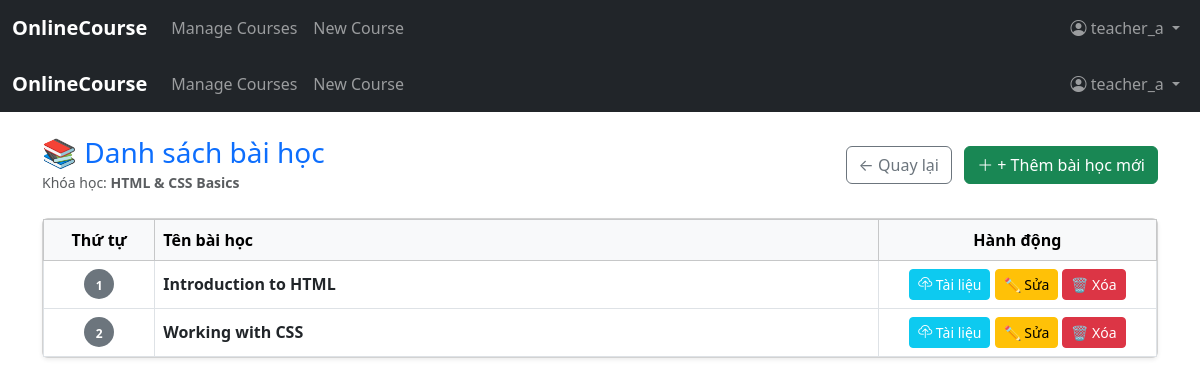
Screenshot of /lesson?course_id=1 (signed in) with the database file from the repository.
### tables this page shows
CREATE TABLE courses (
    id INT PRIMARY KEY AUTO_INCREMENT,
    title VARCHAR(255),
    description TEXT,
    instructor_id INT,             
    category_id INT,               
    price DECIMAL(10,2),
    duration_weeks INT,
    level VARCHAR(50),
    image VARCHAR(255),
    created_at DATETIME DEFAULT CURRENT_TIMESTAMP,
    updated_at DATETIME ON UPDATE CURRENT_TIMESTAMP,
    status TINYINT(1) NOT NULL DEFAULT 0 COMMENT '1: Draft, 2: Published, 3: Pending, 4: Rejected',

    FOREIGN KEY (instructor_id) REFERENCES users(id),
    FOREIGN KEY (category_id) REFERENCES categories(id)
);

CREATE TABLE lessons (
    id INT PRIMARY KEY AUTO_INCREMENT,
    course_id INT,
    title VARCHAR(255),
    content LONGTEXT,
    video_url VARCHAR(255),
    lesson_order INT,
    created_at DATETIME DEFAULT CURRENT_TIMESTAMP,

    FOREIGN KEY (course_id) REFERENCES courses(id)
);

### controllers/LessonControler.php (called while the page is built, shortened)
<?php
require_once 'AuthController.php';
require_once 'models/Lesson.php';
require_once 'models/Course.php';
require_once 'config/Database.php';
class LessonController {
    private $lessonModel;
    private $courseModel;
    public function __construct() {
        $database = new Database();
        $this->db = $database->getConnection();
        $this->lessonModel  = new Lesson($this->db);
        $this->courseModel = new Course($this->db);
    }
    private function checkCourseOwner($courseId) {
        $this->courseModel->id = $courseId;
        if($this->courseModel->readOne()) {
            $currentUserId = AuthController::getCurrentUserId();
            if($this->courseModel->instructor_id == $currentUserId || AuthController::getCurrentUserRole() == 2) {
                return true;
            }
        }
        return false;
    }
    public function index() {
        $course_id = isset($_GET['course_id']) ? $_GET['course_id'] : null;
        if(!$course_id || !$this->checkCourseOwner($course_id)) {
            die("Bạn không có quyền truy cập khóa học này.");
        }
        $lessons = $this->lessonModel->getByCourseId($course_id);
        $courseTitle = $this->courseModel->title;
        require_once 'views/instructor/lessons/manage.php';
    }
}

### config/Database.php (called while the page is built, shortened)
<?php
class Database {
    private $host = "localhost";
    private $db = "onlinecourse";
    private $user = "root";
    private $pass = "";
    public function getConnection() {
        $this->conn = null;
        try {
            $this->conn = new PDO(
                "mysql:host={$this->host};port=3307;dbname={$this->db}",
                $this->user,
                $this->pass
            );
            $this->conn->setAttribute(PDO::ATTR_ERRMODE, PDO::ERRMODE_EXCEPTION);
        } catch(PDOException $e) {
            echo "Connection error: " . $e->getMessage();
        }
        return $this->conn;
    }
}

### models/Course.php (called while the page is built, shortened)
<?php
class Course{
    private $conn;
    private $table_name ="courses";
    public $id;
    public function __construct($db){
        $this->conn = $db;
    }
    public function readOne() {
        $query = "Select * From " . $this->table_name ." where id = ? Limit 0,1;";
        $stmt = $this->conn->prepare($query);
        $stmt->bindParam(1, $this->id);
        $stmt->execute();
        $row = $stmt->fetch(PDO::FETCH_ASSOC);
        if($row){
            $this->title = $row['title'];
            return true;
        }
        return false;
    }
}

### models/Lesson.php (called while the page is built, shortened)
<?php
class Lesson {
    private $con;
    private $table_name= "lessons";
    public function __construct($db){
        $this->con = $db;
    }
    public function getByCourseId($course_id) {
        $query = "SELECT * FROM " . $this->table_name. " WHERE course_id = :course_id ORDER BY lesson_order ASC";
        $stmt = $this->con->prepare($query);
        $stmt->bindParam(':course_id', $course_id);
        $stmt->execute();
        return $stmt;
    }
}?>

### views/instructor/lessons/manage.php (the view, shortened to what this page needs)
<?php include 'views/layouts/header.php';
    include 'views/layouts/sidebar.php';
    ?>
<div>
<div class="container py-4">
    <div class="d-flex justify-content-between align-items-center mb-4">
        <div>
            <h2 class="h3 mb-0 text-primary">📚 Danh sách bài học</h2>
            <small class="text-muted">Khóa học: <strong><?php echo htmlspecialchars($courseTitle); ?></strong></small>
        </div>
        <div>
            <a href="<?php echo BASE_URL; ?>course/manage" class="btn btn-outline-secondary me-2">
                &larr; Quay lại
            </a>
            <a href="<?php echo BASE_URL; ?>lesson/create?course_id=<?php echo $course_id; ?>" class="btn btn-success">
                <i class="bi bi-plus-lg"></i> + Thêm bài học mới
            </a>
        </div>
    </div>
    <div class="card shadow-sm">
        <div class="card-body p-0">
            <div class="table-responsive">
                <table class="table table-hover table-bordered align-middle mb-0">
                    <thead class="table-light">
                        <tr>
                            <th scope="col" class="text-center" width="10%">Thứ tự</th>
                            <th scope="col" width="65%">Tên bài học</th>
                            <th scope="col" class="text-center" width="25%">Hành động</th>
                        </tr>
                    </thead>
                    <tbody>
                        <?php if($lessons->rowCount() > 0): ?>
                            <?php while ($row = $lessons->fetch(PDO::FETCH_ASSOC)): ?>
                            <tr>
                                <td class="text-center">
                                    <span class="badge bg-secondary rounded-circle" style="width: 30px; height: 30px; line-height: 25px;">
                                        <?php echo $row['lesson_order']; ?>
                                    </span>
                                </td>
                                <td>
                                    <div class="fw-bold text-dark"><?php echo htmlspecialchars($row['title']); ?></div>
                                </td>
                                <td class="text-center">
                                    <div class="" role="group">
                                        <a href="<?php echo BASE_URL; ?>lesson/uploadForm?id=<?php echo $row['id']; ?>"
                                            class="btn btn-info btn-sm text-white"
                                            title="Upload tài liệu">
                                            <i class="bi bi-cloud-upload"></i> Tài liệu
                                        </a>
                                        <a href="<?php echo BASE_URL; ?>lesson/edit?id=<?php echo $row['id']; ?>" class="btn btn-sm btn-warning">
                                            ✏️ Sửa
                                        </a>
                                        <a href="<?php echo BASE_URL; ?>lesson/delete?id=<?php echo $row['id']; ?>"
                                           class="btn btn-sm btn-danger"
                                           onclick="return confirm('⚠️ CẢNH BÁO:\nBạn có chắc chắn muốn xóa bài học này không?');">
                                           🗑️ Xóa
                                        </a>
                                    </div>
                                </td>
                            </tr>
                            <?php endwhile; ?>
                        <?php endif; ?>
                    </tbody>
                </table>
            </div>
        </div>
    </div>
</div>
</div>
<?php include 'views/layouts/footer.php';

### rows the page displays
courses: title "HTML & CSS Basics"
lessons: lesson_order "1", title "Introduction to HTML"
lessons: lesson_order "2", title "Working with CSS"

### other values shown
$username "teacher_a teacher_a"
